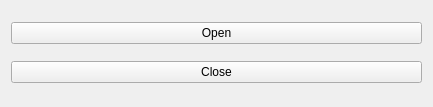
<?xml version="1.0" encoding="UTF-8"?>
<ui version="4.0">
 <class>Widget</class>
 <widget class="QWidget" name="Widget">
  <property name="geometry">
   <rect>
    <x>0</x>
    <y>0</y>
    <width>433</width>
    <height>107</height>
   </rect>
  </property>
  <property name="windowTitle">
   <string>Widget</string>
  </property>
  <layout class="QVBoxLayout" name="verticalLayout">
   <item>
    <widget class="QPushButton" name="pushButton">
     <property name="text">
      <string>Open</string>
     </property>
    </widget>
   </item>
   <item>
    <widget class="QPushButton" name="pushButton_2">
     <property name="text">
      <string>Close</string>
     </property>
    </widget>
   </item>
  </layout>
 </widget>
 <resources/>
 <connections/>
</ui>
